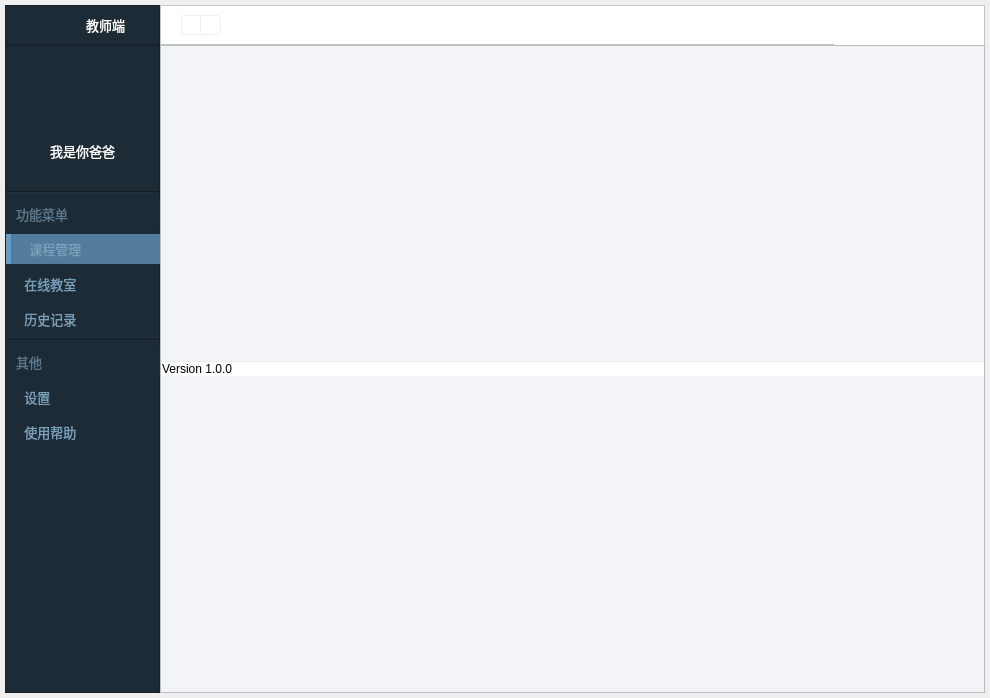
<?xml version="1.0" encoding="UTF-8"?>
<ui version="4.0">
 <class>TMainWindow</class>
 <widget class="QMainWindow" name="TMainWindow">
  <property name="geometry">
   <rect>
    <x>0</x>
    <y>0</y>
    <width>990</width>
    <height>698</height>
   </rect>
  </property>
  <property name="minimumSize">
   <size>
    <width>990</width>
    <height>698</height>
   </size>
  </property>
  <property name="maximumSize">
   <size>
    <width>16777215</width>
    <height>16777215</height>
   </size>
  </property>
  <property name="baseSize">
   <size>
    <width>990</width>
    <height>698</height>
   </size>
  </property>
  <property name="windowTitle">
   <string>MainWindow</string>
  </property>
  <widget class="QWidget" name="centralwidget">
   <property name="styleSheet">
    <string notr="true">QWidget#centralwidget {
	/*border-image可以平铺（即可拉伸）*/
	border-image: url(:/shadow/Resources/material/shadow/980x680_shadow.png);
}</string>
   </property>
   <layout class="QGridLayout" name="gridLayout">
    <property name="leftMargin">
     <number>5</number>
    </property>
    <property name="topMargin">
     <number>5</number>
    </property>
    <property name="rightMargin">
     <number>5</number>
    </property>
    <property name="bottomMargin">
     <number>5</number>
    </property>
    <property name="spacing">
     <number>0</number>
    </property>
    <item row="0" column="0">
     <layout class="QGridLayout" name="gridLayout_2">
      <property name="spacing">
       <number>0</number>
      </property>
      <item row="0" column="0">
       <widget class="QFrame" name="title_logo_bar">
        <property name="minimumSize">
         <size>
          <width>155</width>
          <height>40</height>
         </size>
        </property>
        <property name="maximumSize">
         <size>
          <width>155</width>
          <height>40</height>
         </size>
        </property>
        <property name="styleSheet">
         <string notr="true">QFrame {
	background-color: #1D2B36;
	border-bottom: 1px solid #131D24;
}</string>
        </property>
        <property name="frameShape">
         <enum>QFrame::StyledPanel</enum>
        </property>
        <property name="frameShadow">
         <enum>QFrame::Raised</enum>
        </property>
        <layout class="QHBoxLayout" name="horizontalLayout">
         <property name="spacing">
          <number>0</number>
         </property>
         <property name="leftMargin">
          <number>0</number>
         </property>
         <property name="topMargin">
          <number>0</number>
         </property>
         <property name="rightMargin">
          <number>0</number>
         </property>
         <property name="bottomMargin">
          <number>0</number>
         </property>
         <item>
          <spacer name="horizontalSpacer">
           <property name="orientation">
            <enum>Qt::Horizontal</enum>
           </property>
           <property name="sizeHint" stdset="0">
            <size>
             <width>40</width>
             <height>20</height>
            </size>
           </property>
          </spacer>
         </item>
         <item>
          <widget class="QLabel" name="logo">
           <property name="minimumSize">
            <size>
             <width>42</width>
             <height>20</height>
            </size>
           </property>
           <property name="maximumSize">
            <size>
             <width>42</width>
             <height>20</height>
            </size>
           </property>
           <property name="styleSheet">
            <string notr="true">QLabel {
	background: none;
}</string>
           </property>
           <property name="text">
            <string/>
           </property>
           <property name="pixmap">
            <pixmap resource="../../Status.qrc">:/logo/Resources/material/logo/logo.png</pixmap>
           </property>
           <property name="scaledContents">
            <bool>true</bool>
           </property>
          </widget>
         </item>
         <item>
          <spacer name="horizontalSpacer_3">
           <property name="orientation">
            <enum>Qt::Horizontal</enum>
           </property>
           <property name="sizeType">
            <enum>QSizePolicy::Fixed</enum>
           </property>
           <property name="sizeHint" stdset="0">
            <size>
             <width>5</width>
             <height>20</height>
            </size>
           </property>
          </spacer>
         </item>
         <item>
          <widget class="QLabel" name="client_type_text">
           <property name="font">
            <font>
             <family>微软雅黑</family>
             <pointsize>10</pointsize>
            </font>
           </property>
           <property name="styleSheet">
            <string notr="true">QLabel {
	background: none;
	color: #ffffff;
}</string>
           </property>
           <property name="text">
            <string>教师端</string>
           </property>
           <property name="alignment">
            <set>Qt::AlignCenter</set>
           </property>
          </widget>
         </item>
         <item>
          <spacer name="horizontalSpacer_2">
           <property name="orientation">
            <enum>Qt::Horizontal</enum>
           </property>
           <property name="sizeHint" stdset="0">
            <size>
             <width>40</width>
             <height>20</height>
            </size>
           </property>
          </spacer>
         </item>
        </layout>
       </widget>
      </item>
      <item row="1" column="0">
       <widget class="QFrame" name="nav_bar">
        <property name="sizePolicy">
         <sizepolicy hsizetype="Expanding" vsizetype="Expanding">
          <horstretch>0</horstretch>
          <verstretch>0</verstretch>
         </sizepolicy>
        </property>
        <property name="minimumSize">
         <size>
          <width>155</width>
          <height>638</height>
         </size>
        </property>
        <property name="maximumSize">
         <size>
          <width>155</width>
          <height>16777215</height>
         </size>
        </property>
        <property name="styleSheet">
         <string notr="true">QFrame {
	background-color: #1D2B36;
}</string>
        </property>
        <property name="frameShape">
         <enum>QFrame::StyledPanel</enum>
        </property>
        <property name="frameShadow">
         <enum>QFrame::Raised</enum>
        </property>
        <layout class="QVBoxLayout" name="verticalLayout">
         <property name="spacing">
          <number>5</number>
         </property>
         <property name="leftMargin">
          <number>0</number>
         </property>
         <property name="topMargin">
          <number>0</number>
         </property>
         <property name="rightMargin">
          <number>0</number>
         </property>
         <property name="bottomMargin">
          <number>0</number>
         </property>
         <item alignment="Qt::AlignHCenter">
          <widget class="QLabel" name="user_pic">
           <property name="minimumSize">
            <size>
             <width>90</width>
             <height>90</height>
            </size>
           </property>
           <property name="maximumSize">
            <size>
             <width>90</width>
             <height>90</height>
            </size>
           </property>
           <property name="styleSheet">
            <string notr="true">QLabel {
	background: none;
}</string>
           </property>
           <property name="text">
            <string/>
           </property>
           <property name="pixmap">
            <pixmap resource="../../Status.qrc">:/pic/Resources/material/pic/teacher.png</pixmap>
           </property>
           <property name="scaledContents">
            <bool>true</bool>
           </property>
          </widget>
         </item>
         <item>
          <widget class="QLabel" name="username_text">
           <property name="font">
            <font>
             <family>微软雅黑</family>
             <pointsize>10</pointsize>
            </font>
           </property>
           <property name="styleSheet">
            <string notr="true">QLabel {
	color: #ffffff;
	background: none;
}</string>
           </property>
           <property name="text">
            <string>我是你爸爸</string>
           </property>
           <property name="alignment">
            <set>Qt::AlignCenter</set>
           </property>
          </widget>
         </item>
         <item alignment="Qt::AlignHCenter">
          <widget class="QPushButton" name="logout_btn">
           <property name="minimumSize">
            <size>
             <width>20</width>
             <height>20</height>
            </size>
           </property>
           <property name="maximumSize">
            <size>
             <width>20</width>
             <height>20</height>
            </size>
           </property>
           <property name="cursor">
            <cursorShape>PointingHandCursor</cursorShape>
           </property>
           <property name="styleSheet">
            <string notr="true">QPushButton {
	border: none;
}</string>
           </property>
           <property name="text">
            <string/>
           </property>
           <property name="icon">
            <iconset resource="../../Status.qrc">
             <normaloff>:/button/Resources/material/button/logout.png</normaloff>:/button/Resources/material/button/logout.png</iconset>
           </property>
           <property name="iconSize">
            <size>
             <width>10</width>
             <height>15</height>
            </size>
           </property>
          </widget>
         </item>
         <item>
          <widget class="Line" name="line">
           <property name="orientation">
            <enum>Qt::Horizontal</enum>
           </property>
          </widget>
         </item>
         <item>
          <widget class="QLabel" name="function_navigation_text">
           <property name="minimumSize">
            <size>
             <width>155</width>
             <height>30</height>
            </size>
           </property>
           <property name="maximumSize">
            <size>
             <width>155</width>
             <height>30</height>
            </size>
           </property>
           <property name="font">
            <font>
             <family>微软雅黑</family>
             <pointsize>10</pointsize>
            </font>
           </property>
           <property name="styleSheet">
            <string notr="true">QLabel {
	color: #5b788c;
}</string>
           </property>
           <property name="text">
            <string>   功能菜单</string>
           </property>
           <property name="alignment">
            <set>Qt::AlignLeading|Qt::AlignLeft|Qt::AlignVCenter</set>
           </property>
          </widget>
         </item>
         <item>
          <widget class="QPushButton" name="course_btn">
           <property name="minimumSize">
            <size>
             <width>155</width>
             <height>30</height>
            </size>
           </property>
           <property name="maximumSize">
            <size>
             <width>155</width>
             <height>30</height>
            </size>
           </property>
           <property name="font">
            <font>
             <family>微软雅黑</family>
             <pointsize>10</pointsize>
            </font>
           </property>
           <property name="cursor">
            <cursorShape>PointingHandCursor</cursorShape>
           </property>
           <property name="styleSheet">
            <string notr="true">QPushButton { 
	text-align: left;
	padding-left: 15px;
	border: none;
	color:  #79A0BA;;
	background-color: none;
}

QPushButton:hover {
	background-color: #385368;
}

QPushButton:checked {
	background-color: #537b9b;
	border-left: 5px solid #699BC3;
}</string>
           </property>
           <property name="text">
            <string> 课程管理</string>
           </property>
           <property name="icon">
            <iconset resource="../../Status.qrc">
             <normaloff>:/button/Resources/material/button/course.png</normaloff>:/button/Resources/material/button/course.png</iconset>
           </property>
           <property name="iconSize">
            <size>
             <width>18</width>
             <height>18</height>
            </size>
           </property>
           <property name="checkable">
            <bool>true</bool>
           </property>
           <property name="checked">
            <bool>true</bool>
           </property>
           <attribute name="buttonGroup">
            <string notr="true">buttonGroup</string>
           </attribute>
          </widget>
         </item>
         <item>
          <widget class="QPushButton" name="interaction_btn">
           <property name="minimumSize">
            <size>
             <width>155</width>
             <height>30</height>
            </size>
           </property>
           <property name="maximumSize">
            <size>
             <width>155</width>
             <height>30</height>
            </size>
           </property>
           <property name="font">
            <font>
             <family>微软雅黑</family>
             <pointsize>10</pointsize>
            </font>
           </property>
           <property name="cursor">
            <cursorShape>PointingHandCursor</cursorShape>
           </property>
           <property name="styleSheet">
            <string notr="true">QPushButton { 
	text-align: left;
	padding-left: 15px;
	border: none;
	color:  #79A0BA;;
	background-color: none;
}

QPushButton:hover {
	background-color: #385368;
}

QPushButton:checked {
	background-color: #537b9b;
	border-left: 5px solid #699BC3;
}</string>
           </property>
           <property name="text">
            <string> 在线教室</string>
           </property>
           <property name="icon">
            <iconset resource="../../Status.qrc">
             <normaloff>:/button/Resources/material/button/interaction.png</normaloff>:/button/Resources/material/button/interaction.png</iconset>
           </property>
           <property name="iconSize">
            <size>
             <width>18</width>
             <height>18</height>
            </size>
           </property>
           <property name="checkable">
            <bool>true</bool>
           </property>
           <attribute name="buttonGroup">
            <string notr="true">buttonGroup</string>
           </attribute>
          </widget>
         </item>
         <item>
          <widget class="QPushButton" name="history_btn">
           <property name="minimumSize">
            <size>
             <width>155</width>
             <height>30</height>
            </size>
           </property>
           <property name="maximumSize">
            <size>
             <width>155</width>
             <height>30</height>
            </size>
           </property>
           <property name="font">
            <font>
             <family>微软雅黑</family>
             <pointsize>10</pointsize>
            </font>
           </property>
           <property name="cursor">
            <cursorShape>PointingHandCursor</cursorShape>
           </property>
           <property name="styleSheet">
            <string notr="true">QPushButton { 
	text-align: left;
	padding-left: 15px;
	border: none;
	color:  #79A0BA;;
	background-color: none;
}

QPushButton:hover {
	background-color: #385368;
}

QPushButton:checked {
	background-color: #537b9b;
	border-left: 5px solid #699BC3;
}</string>
           </property>
           <property name="text">
            <string> 历史记录</string>
           </property>
           <property name="icon">
            <iconset resource="../../Status.qrc">
             <normaloff>:/button/Resources/material/button/history.png</normaloff>:/button/Resources/material/button/history.png</iconset>
           </property>
           <property name="iconSize">
            <size>
             <width>18</width>
             <height>18</height>
            </size>
           </property>
           <property name="checkable">
            <bool>true</bool>
           </property>
           <attribute name="buttonGroup">
            <string notr="true">buttonGroup</string>
           </attribute>
          </widget>
         </item>
         <item>
          <widget class="Line" name="line_2">
           <property name="orientation">
            <enum>Qt::Horizontal</enum>
           </property>
          </widget>
         </item>
         <item>
          <widget class="QLabel" name="other_navigation_text">
           <property name="minimumSize">
            <size>
             <width>155</width>
             <height>30</height>
            </size>
           </property>
           <property name="maximumSize">
            <size>
             <width>155</width>
             <height>30</height>
            </size>
           </property>
           <property name="font">
            <font>
             <family>微软雅黑</family>
             <pointsize>10</pointsize>
            </font>
           </property>
           <property name="styleSheet">
            <string notr="true">QLabel {
	color: #5b788c;
}</string>
           </property>
           <property name="text">
            <string>   其他</string>
           </property>
           <property name="alignment">
            <set>Qt::AlignLeading|Qt::AlignLeft|Qt::AlignVCenter</set>
           </property>
          </widget>
         </item>
         <item>
          <widget class="QPushButton" name="setting_btn">
           <property name="minimumSize">
            <size>
             <width>155</width>
             <height>30</height>
            </size>
           </property>
           <property name="maximumSize">
            <size>
             <width>155</width>
             <height>30</height>
            </size>
           </property>
           <property name="font">
            <font>
             <family>微软雅黑</family>
             <pointsize>10</pointsize>
            </font>
           </property>
           <property name="cursor">
            <cursorShape>PointingHandCursor</cursorShape>
           </property>
           <property name="styleSheet">
            <string notr="true">QPushButton { 
	text-align: left;
	padding-left: 15px;
	border: none;
	color:  #79A0BA;;
	background-color: none;
}

QPushButton:hover {
	background-color: #385368;
}

QPushButton:checked {
	background-color: #537b9b;
	border-left: 5px solid #699BC3;
}</string>
           </property>
           <property name="text">
            <string> 设置</string>
           </property>
           <property name="icon">
            <iconset resource="../../Status.qrc">
             <normaloff>:/button/Resources/material/button/setting.png</normaloff>:/button/Resources/material/button/setting.png</iconset>
           </property>
           <property name="iconSize">
            <size>
             <width>18</width>
             <height>18</height>
            </size>
           </property>
           <property name="checkable">
            <bool>true</bool>
           </property>
           <attribute name="buttonGroup">
            <string notr="true">buttonGroup</string>
           </attribute>
          </widget>
         </item>
         <item>
          <widget class="QPushButton" name="document_btn">
           <property name="minimumSize">
            <size>
             <width>155</width>
             <height>30</height>
            </size>
           </property>
           <property name="maximumSize">
            <size>
             <width>155</width>
             <height>30</height>
            </size>
           </property>
           <property name="font">
            <font>
             <family>微软雅黑</family>
             <pointsize>10</pointsize>
            </font>
           </property>
           <property name="cursor">
            <cursorShape>PointingHandCursor</cursorShape>
           </property>
           <property name="styleSheet">
            <string notr="true">QPushButton { 
	text-align: left;
	padding-left: 15px;
	border: none;
	color:  #79A0BA;;
	background-color: none;
}

QPushButton:hover {
	background-color: #385368;
}

QPushButton:checked {
	background-color: #537b9b;
	border-left: 5px solid #699BC3;
}</string>
           </property>
           <property name="text">
            <string> 使用帮助</string>
           </property>
           <property name="icon">
            <iconset resource="../../Status.qrc">
             <normaloff>:/button/Resources/material/button/document.png</normaloff>:/button/Resources/material/button/document.png</iconset>
           </property>
           <property name="iconSize">
            <size>
             <width>18</width>
             <height>18</height>
            </size>
           </property>
           <property name="checkable">
            <bool>true</bool>
           </property>
           <attribute name="buttonGroup">
            <string notr="true">buttonGroup</string>
           </attribute>
          </widget>
         </item>
         <item>
          <spacer name="verticalSpacer">
           <property name="orientation">
            <enum>Qt::Vertical</enum>
           </property>
           <property name="sizeHint" stdset="0">
            <size>
             <width>20</width>
             <height>40</height>
            </size>
           </property>
          </spacer>
         </item>
        </layout>
       </widget>
      </item>
      <item row="1" column="1" colspan="4">
       <widget class="QFrame" name="main_area">
        <property name="minimumSize">
         <size>
          <width>823</width>
          <height>638</height>
         </size>
        </property>
        <property name="maximumSize">
         <size>
          <width>16777215</width>
          <height>16777215</height>
         </size>
        </property>
        <property name="styleSheet">
         <string notr="true">QFrame {
	background-color: #F3F4F8;
}</string>
        </property>
        <property name="frameShape">
         <enum>QFrame::StyledPanel</enum>
        </property>
        <property name="frameShadow">
         <enum>QFrame::Raised</enum>
        </property>
        <layout class="QGridLayout" name="gridLayout_4">
         <property name="leftMargin">
          <number>0</number>
         </property>
         <property name="topMargin">
          <number>0</number>
         </property>
         <property name="rightMargin">
          <number>0</number>
         </property>
         <property name="bottomMargin">
          <number>0</number>
         </property>
         <property name="spacing">
          <number>0</number>
         </property>
         <item row="0" column="0" colspan="2">
          <layout class="QGridLayout" name="widget_layout">
           <property name="spacing">
            <number>0</number>
           </property>
          </layout>
         </item>
         <item row="2" column="0" colspan="2">
          <widget class="QFrame" name="status_bar">
           <property name="minimumSize">
            <size>
             <width>0</width>
             <height>15</height>
            </size>
           </property>
           <property name="maximumSize">
            <size>
             <width>16777215</width>
             <height>15</height>
            </size>
           </property>
           <property name="styleSheet">
            <string notr="true">QFrame {
	border-top: 1px solid #E8ECEC;
	background-color: #ffffff;
}</string>
           </property>
           <property name="frameShape">
            <enum>QFrame::StyledPanel</enum>
           </property>
           <property name="frameShadow">
            <enum>QFrame::Raised</enum>
           </property>
           <layout class="QHBoxLayout" name="horizontalLayout_3">
            <property name="spacing">
             <number>0</number>
            </property>
            <property name="leftMargin">
             <number>0</number>
            </property>
            <property name="topMargin">
             <number>0</number>
            </property>
            <property name="rightMargin">
             <number>0</number>
            </property>
            <property name="bottomMargin">
             <number>0</number>
            </property>
            <item>
             <widget class="QLabel" name="version_text">
              <property name="styleSheet">
               <string notr="true">QLabel {
	border: none;
}</string>
              </property>
              <property name="text">
               <string>Version 1.0.0</string>
              </property>
             </widget>
            </item>
            <item>
             <widget class="QLabel" name="resize_icon">
              <property name="minimumSize">
               <size>
                <width>10</width>
                <height>10</height>
               </size>
              </property>
              <property name="maximumSize">
               <size>
                <width>10</width>
                <height>10</height>
               </size>
              </property>
              <property name="cursor">
               <cursorShape>SizeFDiagCursor</cursorShape>
              </property>
              <property name="styleSheet">
               <string notr="true">QLabel {
	border: none;
}</string>
              </property>
              <property name="text">
               <string/>
              </property>
              <property name="pixmap">
               <pixmap resource="../../Status.qrc">:/button/Resources/material/button/resize.png</pixmap>
              </property>
              <property name="scaledContents">
               <bool>true</bool>
              </property>
              <property name="margin">
               <number>0</number>
              </property>
             </widget>
            </item>
           </layout>
          </widget>
         </item>
        </layout>
       </widget>
      </item>
      <item row="0" column="1" colspan="4">
       <widget class="QFrame" name="title_bar">
        <property name="minimumSize">
         <size>
          <width>643</width>
          <height>40</height>
         </size>
        </property>
        <property name="maximumSize">
         <size>
          <width>16777215</width>
          <height>40</height>
         </size>
        </property>
        <property name="baseSize">
         <size>
          <width>0</width>
          <height>0</height>
         </size>
        </property>
        <property name="styleSheet">
         <string notr="true">QFrame {
	background-color: #ffffff;
}</string>
        </property>
        <property name="frameShape">
         <enum>QFrame::StyledPanel</enum>
        </property>
        <property name="frameShadow">
         <enum>QFrame::Raised</enum>
        </property>
        <property name="lineWidth">
         <number>1</number>
        </property>
        <layout class="QHBoxLayout" name="horizontalLayout_2">
         <property name="spacing">
          <number>0</number>
         </property>
         <property name="leftMargin">
          <number>0</number>
         </property>
         <property name="topMargin">
          <number>0</number>
         </property>
         <property name="rightMargin">
          <number>0</number>
         </property>
         <property name="bottomMargin">
          <number>0</number>
         </property>
         <item>
          <spacer name="horizontalSpacer_4">
           <property name="orientation">
            <enum>Qt::Horizontal</enum>
           </property>
           <property name="sizeType">
            <enum>QSizePolicy::Fixed</enum>
           </property>
           <property name="sizeHint" stdset="0">
            <size>
             <width>20</width>
             <height>20</height>
            </size>
           </property>
          </spacer>
         </item>
         <item>
          <widget class="QPushButton" name="undo_btn">
           <property name="minimumSize">
            <size>
             <width>20</width>
             <height>20</height>
            </size>
           </property>
           <property name="maximumSize">
            <size>
             <width>20</width>
             <height>20</height>
            </size>
           </property>
           <property name="cursor">
            <cursorShape>PointingHandCursor</cursorShape>
           </property>
           <property name="toolTip">
            <string>后退</string>
           </property>
           <property name="styleSheet">
            <string notr="true">QPushButton {
	background: none;
	border: 1px solid #f0f0f0;
	border-top-left-radius: 3px;
	border-bottom-left-radius: 3px;
}</string>
           </property>
           <property name="text">
            <string/>
           </property>
           <property name="icon">
            <iconset resource="../../Status.qrc">
             <normaloff>:/button/Resources/material/button/left.png</normaloff>:/button/Resources/material/button/left.png</iconset>
           </property>
          </widget>
         </item>
         <item>
          <widget class="QPushButton" name="redo_btn">
           <property name="minimumSize">
            <size>
             <width>20</width>
             <height>20</height>
            </size>
           </property>
           <property name="maximumSize">
            <size>
             <width>20</width>
             <height>20</height>
            </size>
           </property>
           <property name="cursor">
            <cursorShape>PointingHandCursor</cursorShape>
           </property>
           <property name="toolTip">
            <string>前进</string>
           </property>
           <property name="styleSheet">
            <string notr="true">QPushButton {
	background: none;
	border: 1px solid #f0f0f0;
	border-left: none;
	border-top-right-radius: 3px;
	border-bottom-right-radius: 3px;
}</string>
           </property>
           <property name="text">
            <string/>
           </property>
           <property name="icon">
            <iconset resource="../../Status.qrc">
             <normaloff>:/button/Resources/material/button/right.png</normaloff>:/button/Resources/material/button/right.png</iconset>
           </property>
          </widget>
         </item>
         <item>
          <spacer name="horizontalSpacer_5">
           <property name="orientation">
            <enum>Qt::Horizontal</enum>
           </property>
           <property name="sizeHint" stdset="0">
            <size>
             <width>40</width>
             <height>20</height>
            </size>
           </property>
          </spacer>
         </item>
         <item>
          <widget class="QPushButton" name="minus_btn">
           <property name="minimumSize">
            <size>
             <width>50</width>
             <height>40</height>
            </size>
           </property>
           <property name="maximumSize">
            <size>
             <width>50</width>
             <height>40</height>
            </size>
           </property>
           <property name="cursor">
            <cursorShape>PointingHandCursor</cursorShape>
           </property>
           <property name="toolTip">
            <string>最小化</string>
           </property>
           <property name="styleSheet">
            <string notr="true">QPushButton {
	border: none;
	background-color: #ffffff;
}

QPushButton:hover {
	background-color: #8F8F8F;
}</string>
           </property>
           <property name="text">
            <string/>
           </property>
           <property name="icon">
            <iconset resource="../../Status.qrc">
             <normaloff>:/button/Resources/material/button/minus.png</normaloff>:/button/Resources/material/button/minus.png</iconset>
           </property>
          </widget>
         </item>
         <item>
          <widget class="QPushButton" name="full_or_normal_btn">
           <property name="minimumSize">
            <size>
             <width>50</width>
             <height>40</height>
            </size>
           </property>
           <property name="maximumSize">
            <size>
             <width>50</width>
             <height>40</height>
            </size>
           </property>
           <property name="cursor">
            <cursorShape>PointingHandCursor</cursorShape>
           </property>
           <property name="toolTip">
            <string>最大化</string>
           </property>
           <property name="styleSheet">
            <string notr="true">QPushButton {
	border: none;
	background-color: #ffffff;
}

QPushButton:hover {
	background-color: #8F8F8F;
}</string>
           </property>
           <property name="text">
            <string/>
           </property>
           <property name="icon">
            <iconset resource="../../Status.qrc">
             <normaloff>:/button/Resources/material/button/full.png</normaloff>
             <activeoff>:/button/Resources/material/button/full.png</activeoff>
             <activeon>:/button/Resources/material/button/normal.png</activeon>:/button/Resources/material/button/full.png</iconset>
           </property>
           <property name="checkable">
            <bool>true</bool>
           </property>
          </widget>
         </item>
         <item>
          <widget class="QPushButton" name="close_btn">
           <property name="minimumSize">
            <size>
             <width>50</width>
             <height>40</height>
            </size>
           </property>
           <property name="maximumSize">
            <size>
             <width>50</width>
             <height>40</height>
            </size>
           </property>
           <property name="cursor">
            <cursorShape>PointingHandCursor</cursorShape>
           </property>
           <property name="toolTip">
            <string>关闭</string>
           </property>
           <property name="whatsThis">
            <string/>
           </property>
           <property name="styleSheet">
            <string notr="true">QPushButton {
	border: none;
	background-color: #ffffff;
}

QPushButton:hover {
	background-color: rgb(244, 84, 84);
}</string>
           </property>
           <property name="text">
            <string/>
           </property>
           <property name="icon">
            <iconset resource="../../Status.qrc">
             <normaloff>:/button/Resources/material/button/close.png</normaloff>:/button/Resources/material/button/close.png</iconset>
           </property>
          </widget>
         </item>
        </layout>
       </widget>
      </item>
     </layout>
    </item>
   </layout>
  </widget>
 </widget>
 <resources>
  <include location="../../Status.qrc"/>
 </resources>
 <connections>
  <connection>
   <sender>close_btn</sender>
   <signal>clicked()</signal>
   <receiver>TMainWindow</receiver>
   <slot>close()</slot>
   <hints>
    <hint type="sourcelabel">
     <x>961</x>
     <y>25</y>
    </hint>
    <hint type="destinationlabel">
     <x>993</x>
     <y>27</y>
    </hint>
   </hints>
  </connection>
  <connection>
   <sender>minus_btn</sender>
   <signal>clicked()</signal>
   <receiver>TMainWindow</receiver>
   <slot>showMinimized()</slot>
   <hints>
    <hint type="sourcelabel">
     <x>899</x>
     <y>34</y>
    </hint>
    <hint type="destinationlabel">
     <x>994</x>
     <y>86</y>
    </hint>
   </hints>
  </connection>
 </connections>
 <buttongroups>
  <buttongroup name="buttonGroup"/>
 </buttongroups>
</ui>
